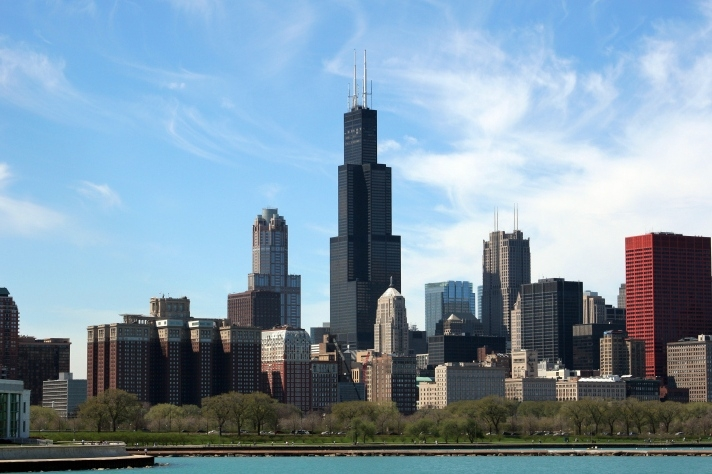
#> input picture python/fast-style-transfer/fast-style-transfer-master/examples/content/chicago.jpg, 712 x 474 px
$ python p3_advanced_hough.py fast-style-transfer/fast-style-transfer-master/examples/content/chicago.jpg 100 5 5
#> lines starting #> are read from the running program, lines starting #| are printed output that depends on the picture; after the words box and inside, x2 and y2 are one past the last pixel; in counts of white or black regions, pixels touching at a corner belong together
import uuid
import cv2
import numpy as np
import sys

img = cv2.imread(sys.argv[1])
#> img is the input picture: shape (474, 712, 3); mean B, G, R 168, 150.7, 127

img = cv2.GaussianBlur(img, (3, 3), 0)
edges = cv2.Canny(img, 50, 150, apertureSize=3)
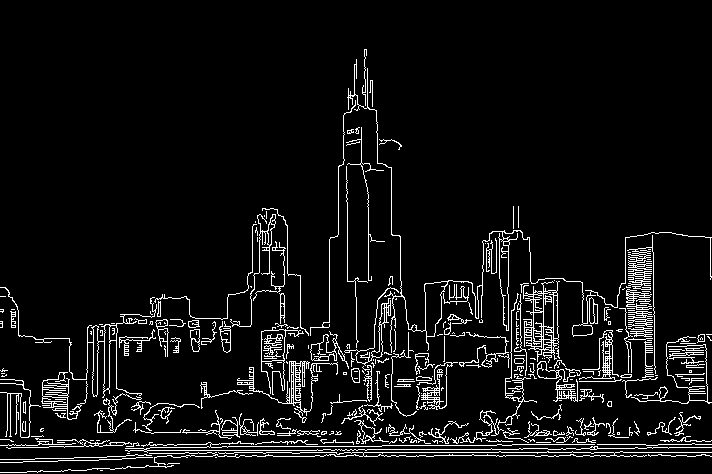
#> edges: shape (474, 712); 6.5% white in thin lines or dots, all inside (x1, y1, x2, y2) = (0, 49, 712, 473)


# 使用HoughLines算法
# rho为1
# theta为np.pi/2
# threshold为 默认118 参数2
# 其他的默认
rho = 1
theta = np.pi/2
threshold = int(sys.argv[2])
lines = cv2.HoughLines(edges, 1, np.pi/2, threshold)
#> lines = 38 rows, first 8: [452, 1.57], [444, 1.57], [455, 1.57], [432, 1.57], [449, 1.57], [442, 1.57], [380, 1.57], [378, 1.57]

#########  end  ##########

result = img.copy()
for i_line in lines:
    for line in i_line:
        rho = line[0]
        theta = line[1]
        if (theta < (np.pi / 4.)) or (theta > (3. * np.pi / 4.0)):  # 垂直直线
            pt1 = (int(rho / np.cos(theta)), 0)
            pt2 = (int((rho - result.shape[0] * np.sin(theta)) / np.cos(theta)), result.shape[0])
            cv2.line(result, pt1, pt2, (0, 0, 255))
        else:
            pt1 = (0, int(rho / np.sin(theta)))
            pt2 = (result.shape[1], int((rho - result.shape[1] * np.cos(theta)) / np.sin(theta)))
            cv2.line(result, pt1, pt2, (0, 0, 255), 1)
#> this loop made 38 passes
#> i_line on passes 1 to 12: [[452, 1.57]], [[444, 1.57]], [[455, 1.57]], [[432, 1.57]], [[449, 1.57]], [[442, 1.57]], [[380, 1.57]], [[378, 1.57]], [[338, 1.57]], [[393, 1.57]], [[323, 1.57]], [[374, 1.57]]
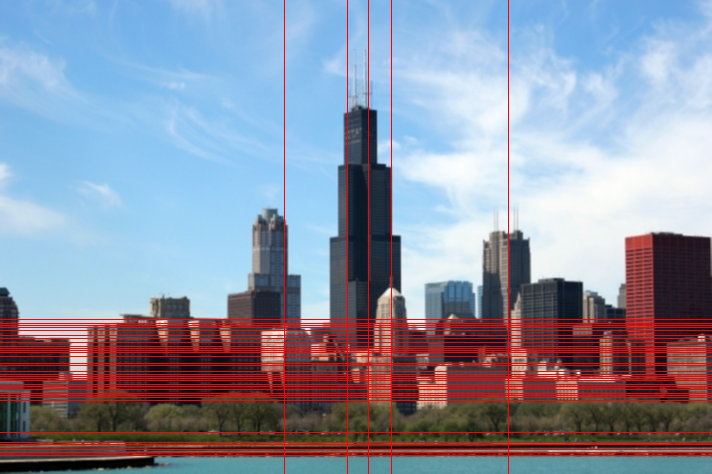
#> result: shape (474, 712, 3); mean B, G, R 162.2, 144.8, 140.7


minLineLength = int(sys.argv[3]) #参数3
maxLineGap = int(sys.argv[4]) #参数4


# 使用HoughLinesP算法
# rho为1
# theta为np.pi/2
# threshold为 118
# 并设置上面提供的minLineLength和maxLineGap
# 其他的默认
#########  Begin #########
theta = np.pi/180
# threshold = 80
linesP = cv2.HoughLinesP(edges, 1, np.pi / 180, threshold, minLineLength, maxLineGap)
#> linesP = 376 rows, first 6: [234, 452, 262, 452], [262, 442, 271, 442], [0, 459, 34, 459], [364, 452, 498, 452], [695, 444, 711, 444], [167, 444, 173, 444]

#########  end  ##########


result_P = img.copy()
for i_P in linesP:
    for x1, y1, x2, y2 in i_P:
        cv2.line(result_P, (x1, y1), (x2, y2), (0, 255, 0), 3)
#> this loop made 376 passes
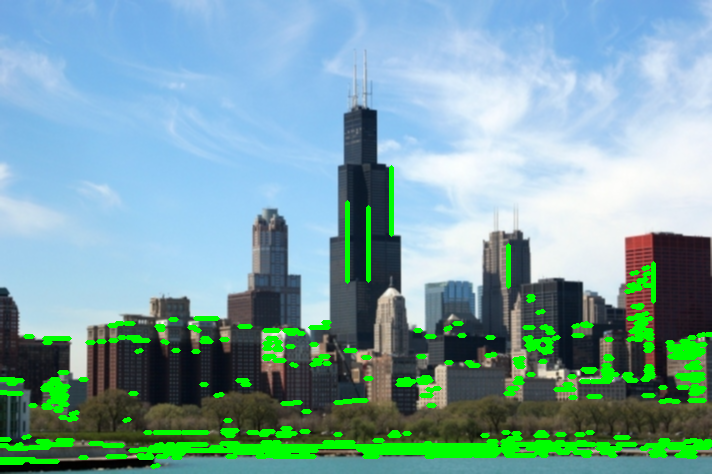
#> result_P: shape (474, 712, 3); mean B, G, R 163.1, 162.3, 121.3

uid = str(uuid.uuid1())
name = "/hough/" + uid + ".jpg"
namep = "/hough/" + uid + "_p.jpg"
cv2.imwrite('./result' + name, result)
cv2.imwrite('./result' + namep, result_P)
print("res1")
print(name)
print("res2")
print(namep)
